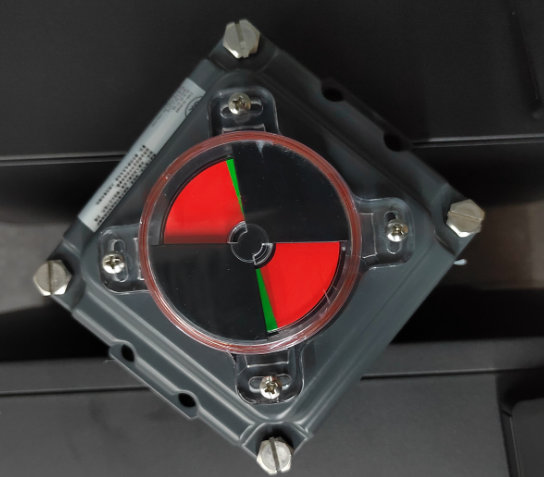
#> input picture data_samples/top/0000000000002_6.6.jpg, 544 x 477 px
$ python -i preprocess.py   (imports and definitions only)
#> lines starting #> are read from the running program, lines starting #| are printed output that depends on the picture; after the words box and inside, x2 and y2 are one past the last pixel; in counts of white or black regions, pixels touching at a corner belong together
import cv2
import numpy as np
from scipy.signal import find_peaks
from config import *

class Preprocessor:
    def __init__(self, notch_angles=None):
        """
        notch_angles: 两个缺口的中心角度（度），列表或None。
                      如果为None，则推理时中心圆区域全部挖空（不排除缺口）。
        """
        self.notch_angles = notch_angles

    # ================== 几何校正 ==================
    def correct_ellipse(self, img):
        """
        检测椭圆并校正为标准圆。自动排除过小的椭圆（如中心卡槽）。
        若失败则回退到中心裁剪+缩放。
        """
        gray = cv2.cvtColor(img, cv2.COLOR_BGR2GRAY)
        edges = cv2.Canny(gray, 50, 150)
        contours, _ = cv2.findContours(edges, cv2.RETR_EXTERNAL, cv2.CHAIN_APPROX_SIMPLE)

        if len(contours) == 0:
            print("警告：未找到轮廓，使用中心裁剪+缩放")
            return self._center_crop_resize(img)

        contours = sorted(contours, key=cv2.contourArea, reverse=True)
        h, w = img.shape[:2]
        min_side = min(h, w)
        min_axis_thresh = min_side * 0.6

        for cnt in contours:
            if cnt.shape[0] < 5:
                continue
            ellipse = cv2.fitEllipse(cnt)
            (cx, cy), (MA, ma), angle = ellipse
            if max(MA, ma) < min_axis_thresh:
                continue

            R = R_FIX
            scale = R / (MA / 2.0)
            cos_a = np.cos(np.deg2rad(angle))
            sin_a = np.sin(np.deg2rad(angle))
            Sy = MA / ma

            T_neg = np.array([[1, 0, -cx], [0, 1, -cy], [0, 0, 1]], dtype=np.float64)
            R_neg = np.array([[cos_a, sin_a, 0], [-sin_a, cos_a, 0], [0, 0, 1]], dtype=np.float64)
            S_y   = np.array([[1, 0, 0], [0, Sy, 0], [0, 0, 1]], dtype=np.float64)
            R_pos = np.array([[cos_a, -sin_a, 0], [sin_a, cos_a, 0], [0, 0, 1]], dtype=np.float64)
            S_scale = np.array([[scale, 0, 0], [0, scale, 0], [0, 0, 1]], dtype=np.float64)
            T_pos = np.array([[1, 0, R], [0, 1, R], [0, 0, 1]], dtype=np.float64)

            M = T_pos @ S_scale @ R_pos @ S_y @ R_neg @ T_neg
            affine_mat = M[:2, :]

            corrected = cv2.warpAffine(img, affine_mat, (IMG_SIZE, IMG_SIZE),
                                       flags=cv2.INTER_LINEAR,
                                       borderMode=cv2.BORDER_CONSTANT,
                                       borderValue=(128,128,128))
            return corrected

        print("警告：未找到足够大的椭圆轮廓，使用中心裁剪+缩放")
        return self._center_crop_resize(img)

    # [6 lines left out: function _center_crop_resize, not called in this run]

    # ================== 光照归一化 ==================
    def light_normalize(self, img):
        """对 V 通道做 CLAHE 以平衡光照，保持色相不变。"""
        hsv = cv2.cvtColor(img, cv2.COLOR_BGR2HSV)
        h, s, v = cv2.split(hsv)
        clahe = cv2.createCLAHE(clipLimit=2.0, tileGridSize=(8,8))
        v = clahe.apply(v)
        hsv = cv2.merge([h, s, v])
        return cv2.cvtColor(hsv, cv2.COLOR_HSV2BGR)

    # ================== 窗口边界拟合 ==================
    def fit_window_boundaries(self, img):
        """
        利用红绿粗分割在极坐标下统计像素分布，找到两个80°扇形窗口的精确起止角度。
        返回列表：[(w1_start, w1_end), (w2_start, w2_end)]，单位为度。
        """
        hsv = cv2.cvtColor(img, cv2.COLOR_BGR2HSV)
        # 红色两段
        mask_red1 = cv2.inRange(hsv, (0, 30, 30), (10, 255, 255))
        mask_red2 = cv2.inRange(hsv, (160, 30, 30), (180, 255, 255))
        mask_green = cv2.inRange(hsv, (40, 30, 30), (80, 255, 255))
        combined = cv2.bitwise_or(mask_red1, mask_red2)
        combined = cv2.bitwise_or(combined, mask_green)

        center = (R_FIX, R_FIX)
        angle_hist = np.zeros(360)
        for r in range(CENTER_R + 5, R_FIX - 5, 2):
            for theta_idx in range(360):
                rad = np.deg2rad(theta_idx)
                x = int(center[0] + r * np.cos(rad))
                y = int(center[1] + r * np.sin(rad))
                if 0 <= x < IMG_SIZE and 0 <= y < IMG_SIZE:
                    if combined[y, x] > 0:
                        angle_hist[theta_idx] += 1
        # 平滑
        angle_hist = np.convolve(angle_hist, np.ones(5)/5, mode='same')

        # 滑动窗口（宽度80°）求和，寻找两个峰（应间隔约180°）
        window_sum = np.convolve(angle_hist, np.ones(int(WINDOW_ANGLE)), mode='same')
        peaks = []
        temp = window_sum.copy()
        for _ in range(2):
            idx = np.argmax(temp)
            peaks.append(idx)
            temp[max(0, idx - 80):min(360, idx + 80)] = 0
        peaks.sort()
        w1c = peaks[0]
        w2c = peaks[1]
        w1c_corr = (w1c + (w2c - 180)) / 2 % 360
        w2c_corr = (w1c_corr + 180) % 360

        w1_start = (w1c_corr - WINDOW_ANGLE/2) % 360
        w1_end   = (w1c_corr + WINDOW_ANGLE/2) % 360
        w2_start = (w2c_corr - WINDOW_ANGLE/2) % 360
        w2_end   = (w2c_corr + WINDOW_ANGLE/2) % 360

        return [(w1_start, w1_end), (w2_start, w2_end)]

    # ================== 缺口标定（基于多张真实图） ==================
    # [38 lines left out: functions calibrate_notches, _get_red_mask, not called in this run]

    def _get_green_mask(self, img):
        hsv = cv2.cvtColor(img, cv2.COLOR_BGR2HSV)
        return cv2.inRange(hsv, (40, 50, 30), (80, 255, 255))

    # ================== 掩膜生成 ==================
    # [9 lines left out: function _angle_in_range, not called in this run]

    def _create_individual_masks(self, window_angles):
        """
        根据两个窗口的角度范围，生成两个独立掩膜。
        每个掩膜：包含对应80°扇形，但挖掉中心卡槽圆区，并根据标定挖掉缺口区域。
        """
        center = (R_FIX, R_FIX)
        masks = []
        for start, end in window_angles:
            mask = np.zeros((IMG_SIZE, IMG_SIZE), dtype=np.uint8)
            cv2.ellipse(mask, center, (R_FIX-2, R_FIX-2), 0, start, end, 255, -1)
            cv2.circle(mask, center, CENTER_R, 0, -1)
            if self.notch_angles is not None:
                for notch_angle in self.notch_angles:
                    notch_half = 12  # 缺口宽度的一半（度），可配置
                    if self._angle_in_range(notch_angle, start, end):
                        cv2.ellipse(mask, center, (CENTER_R, CENTER_R), 0,
                                    notch_angle - notch_half,
                                    notch_angle + notch_half, 0, -1)
            masks.append(mask)
        return masks[0], masks[1]

    # ================== 红绿像素提取（直方图双峰法） ==================
    def extract_rg_hist(self, img, window_mask):
        """基于 H 直方图双峰分割红绿像素，鲁棒性强，无需 K‑Means"""
        hsv = cv2.cvtColor(img, cv2.COLOR_BGR2HSV)
        # 排除高光
        highlight_mask = cv2.inRange(hsv, (0, 0, HIGHLIGHT_V_LOW), (180, HIGHLIGHT_S_MAX, 255))
        valid_mask = cv2.bitwise_and(window_mask, cv2.bitwise_not(highlight_mask))
        y, x = np.where(valid_mask > 0)
        if len(y) < 100:
            return 0, 0

        H = hsv[y, x, 0].astype(np.float32)
        S = hsv[y, x, 1].astype(np.float32)
        V = hsv[y, x, 2].astype(np.float32)

        # 黑色像素：V < 60 且 S < 50
        black_mask = (V < 60) & (S < 50)
        # 彩色像素（红/绿）
        color_mask = (~black_mask) & (S > 40)
        H_color = H[color_mask]

        if len(H_color) < 50:
            # 尝试宽松一点
            color_mask = (~black_mask) & (S > 30)
            H_color = H[color_mask]
        if len(H_color) < 50:
            return 0, 0

        # 直方图统计
        hist, bins = np.histogram(H_color, bins=90, range=(0, 180))
        hist_smooth = np.convolve(hist, np.ones(3)/3, mode='same')

        # 扩展以处理红色环绕
        hist_ext = np.concatenate([hist_smooth[-20:], hist_smooth, hist_smooth[:20]])
        peaks, _ = find_peaks(hist_ext, distance=15, height=np.max(hist_ext)*0.1)

        if len(peaks) < 2:
            # 回退：根据经验阈值
            red_count = np.sum((H_color < 20) | (H_color > 160))
            green_count = np.sum((H_color > 40) & (H_color < 80))
            return red_count, green_count

        # 将峰值映射回 0~180
        peak_vals = [(p - 20) % 180 for p in peaks]
        red_peak = None
        green_peak = None
        for p in peak_vals:
            if p < 20 or p > 160:
                red_peak = p
            elif 40 < p < 80:
                green_peak = p

        if red_peak is None or green_peak is None:
            red_count = np.sum((H_color < 20) | (H_color > 160))
            green_count = np.sum((H_color > 40) & (H_color < 80))
            return red_count, green_count

        # 环形距离
        def circ_dist(h, target):
            d = np.abs(h - target)
            return np.minimum(d, 180 - d)

        dist_red = circ_dist(H_color, red_peak)
        dist_green = circ_dist(H_color, green_peak)
        red_mask = dist_red < dist_green
        red_count = np.sum(red_mask)
        green_count = np.sum(~red_mask)

        return red_count, green_count

    # ================== 主处理流程 ==================
    def process(self, img):
        """
        完整预处理流水线，返回 (R, G) 特征。
        """
        img_corr = self.correct_ellipse(img)
        img_eq = self.light_normalize(img_corr)
        window_angles = self.fit_window_boundaries(img_eq)
        if window_angles is None or len(window_angles) != 2:
            raise RuntimeError("无法定位两个对称扇形窗口，请检查输入图像。")
        mask1, mask2 = self._create_individual_masks(window_angles)
        R1, G1 = self.extract_rg_hist(img_eq, mask1)
        R2, G2 = self.extract_rg_hist(img_eq, mask2)
        R = (R1 + R2) / 2.0
        G = (G1 + G2) / 2.0
        return R, G
# [1 line not run here, left out]

>>> import cv2
>>> picture = cv2.imread('top/0000000000002_6.6.jpg')
#> picture is the input picture: shape (477, 544, 3); mean B, G, R 54.2, 54.5, 60.9
>>> result = Preprocessor().process(picture)
#> in correct_ellipse, `edges = cv2.Canny(gray, 50, 150)`:
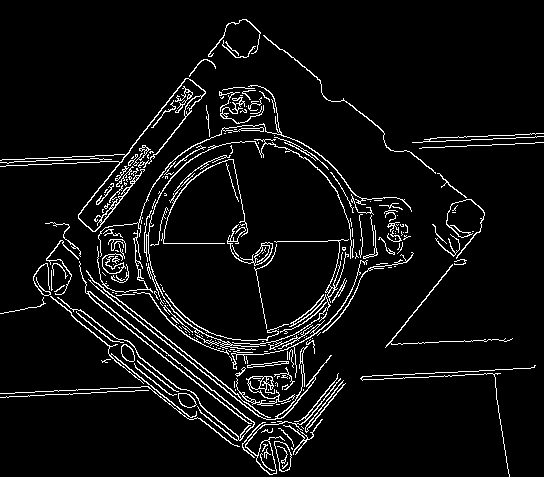
#> edges: shape (477, 544); 5.9% white in thin lines or dots
#> in correct_ellipse, `contours, _ = cv2.findContours(edges, cv2.RETR_EXTERNAL, cv2.CHAIN_APP..`: contours = 221 contours, 171 with area under 20; largest, box (x1, y1, x2, y2) and area: (245, 373, 341, 475) 528, (0, 78, 206, 232) 510, (57, 261, 255, 441) 424, (274, 441, 292, 472) 345, (236, 376, 295, 406) 341
#> the loop in correct_ellipse, `for cnt in contours:` made 1 pass
#> (cx, cy, MA, ma, angle, R, scale, cos_a) on pass 1: (354.3, 268.3, 88.07, 404.5, 28.17, 400, 9.08, 0.882)
#> in light_normalize, `h, s, v = cv2.split(hsv)`:
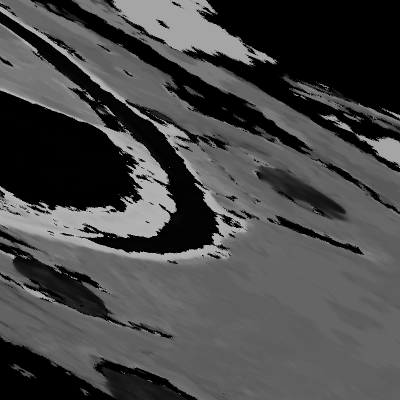
#> h: shape (800, 800) (shown at 1/2 size); min 0, max 179, mean 71.6
#> in light_normalize, `h, s, v = cv2.split(hsv)`:
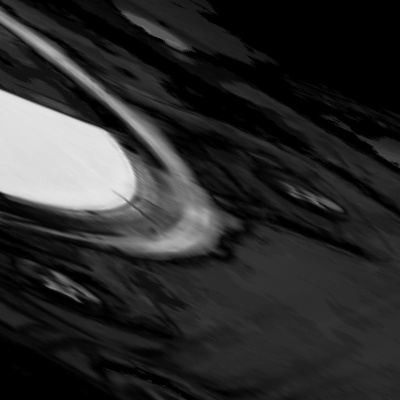
#> s: shape (800, 800) (shown at 1/2 size); min 0, max 245, mean 44
#> in light_normalize, `return cv2.cvtColor(hsv, cv2.COLOR_HSV2BGR)`:
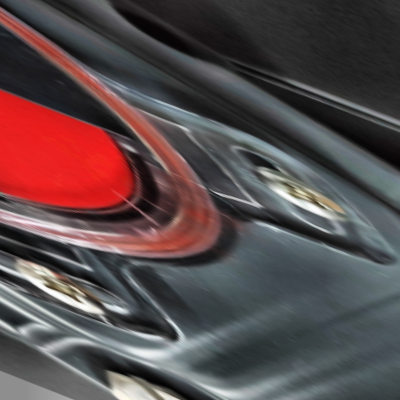
#> returned value: shape (800, 800, 3) (shown at 1/2 size); mean B, G, R 75.6, 74.3, 89
#> in fit_window_boundaries, `combined = cv2.bitwise_or(mask_red1, mask_red2)`:
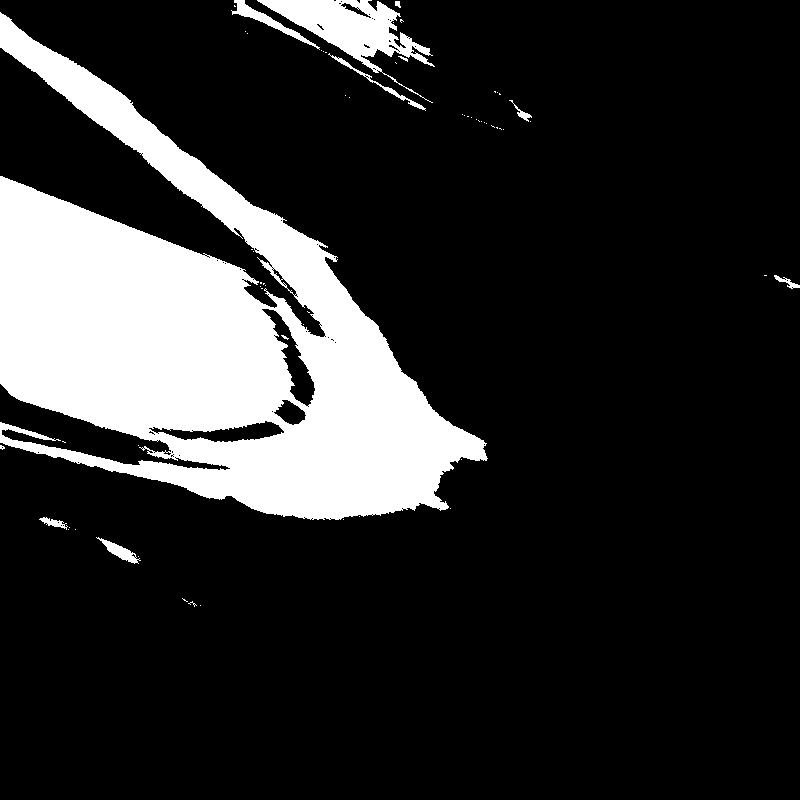
#> combined: shape (800, 800); 17.7% white; 63 white regions (53 under 20 px), largest, box (x1, y1, x2, y2) and area: (0, 12, 488, 520) 105643, (257, 0, 435, 103) 5425, (231, 0, 320, 50) 689
#> in process, `window_angles = self.fit_window_boundaries(img_eq)`: window_angles = [(25.5, 105.5), (205.5, 285.5)]
#> the loop in _create_individual_masks, `for start, end in window_angles:` made 2 passes
#> after the loop in _create_individual_masks, `for start, end in window_angles:`:
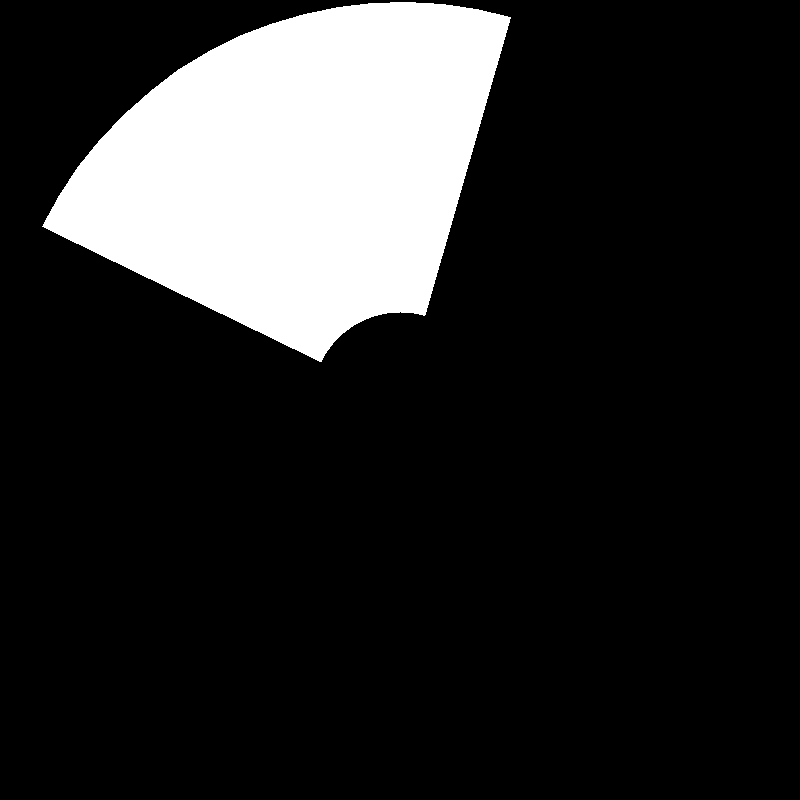
#> mask: shape (800, 800); 16.5% white; 1 white region, box (x1, y1, x2, y2) and area: (42, 2, 511, 362) 105694
#> after the loop in _create_individual_masks, `for start, end in window_angles:`: masks = 2 items
#> in extract_rg_hist, `highlight_mask = cv2.inRange(hsv, (0, 0, HIGHLIGHT_V_LOW), (180, HIGHL..`:
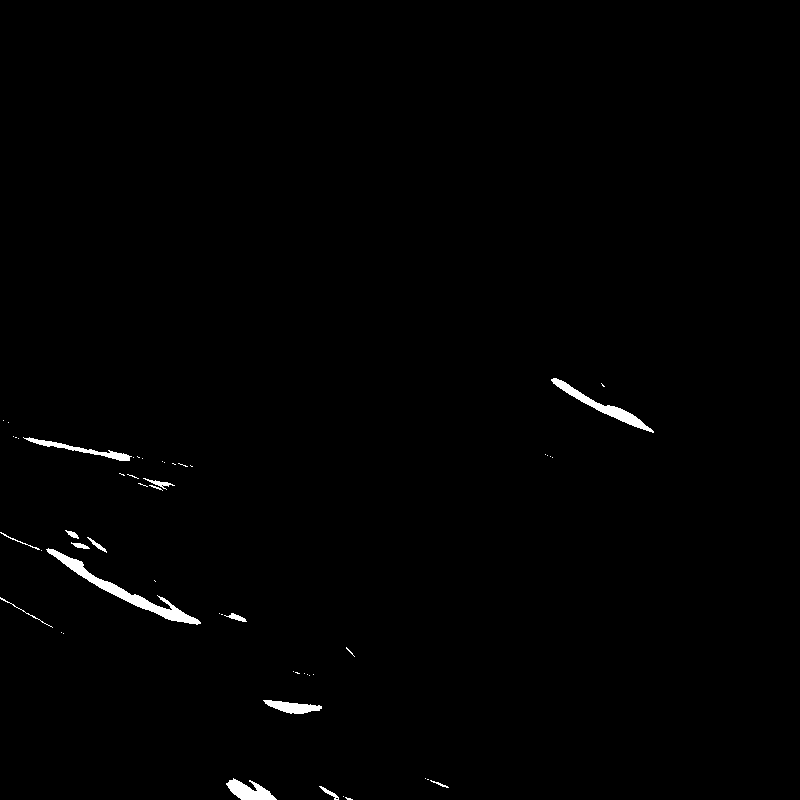
#> highlight_mask: shape (800, 800); 0.75% white; 53 white regions (38 under 20 px), largest, box (x1, y1, x2, y2) and area: (46, 548, 201, 625) 1561, (551, 378, 654, 433) 898, (226, 778, 277, 800) 612
#> in extract_rg_hist, `hist, bins = np.histogram(H_color, bins=90, range=(0, 180))`: hist = 90 values, max 14520 at index 50, min 0 at index 3, mean 663.3; bins = 91 values from 0 to 180
#> in extract_rg_hist, `hist_smooth = np.convolve(hist, np.ones(3)/3, mode='same')`: hist_smooth = 90 values, max 11327 at index 50, min 0 at index 4, mean 661
#> in extract_rg_hist, `hist_ext = np.concatenate([hist_smooth[-20:], hist_smooth, hist_smooth..`: hist_ext = 130 values, max 11327 at index 70, min 0 at index 0, mean 468.2
#> in extract_rg_hist, `peaks, _ = find_peaks(hist_ext, distance=15, height=np.max(hist_ext)*0..`: peaks = [70]
#> in extract_rg_hist, `red_count = np.sum((H_color < 20) | (H_color > 160))`: red_count = 1482
#> in extract_rg_hist, `green_count = np.sum((H_color > 40) & (H_color < 80))`: green_count = 0
#> in process, `R1, G1 = self.extract_rg_hist(img_eq, mask1)`: R1 = 1482; G1 = 0
#> the loop in extract_rg_hist (call 2), `for p in peak_vals:` made 3 passes
#> (p, green_peak) on pass 2: (51, 51)
#> in process, `R2, G2 = self.extract_rg_hist(img_eq, mask2)`: R2 = 25227; G2 = 6710
#> in process, `R = (R1 + R2) / 2.0`: R = 13354.5
#> in process, `G = (G1 + G2) / 2.0`: G = 3355
#> result = (13354.5, 3355)

$ run again, on data_samples/top/0000000000025_80.0.jpg
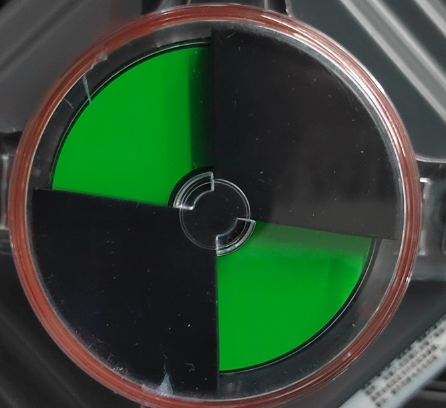
#> input picture data_samples/top/0000000000025_80.0.jpg, 446 x 408 px
#> picture is the input picture: shape (408, 446, 3); mean B, G, R 52.7, 73.2, 52.3
#> in correct_ellipse, `edges = cv2.Canny(gray, 50, 150)`:
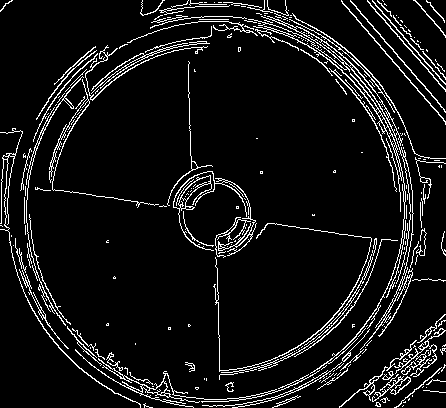
#> edges: shape (408, 446); 7.8% white in thin lines or dots
#> contours = 245 contours, 203 with area under 20; largest, box (x1, y1, x2, y2) and area: (261, 16, 414, 350) 839, (253, 26, 406, 374) 576, (173, 171, 257, 256) 501, (75, 349, 320, 408) 426, (372, 374, 411, 402) 196
#> the loop in correct_ellipse, `for cnt in contours:` made 1 pass
#> (cx, cy, MA, ma, angle, R, scale, cos_a) on pass 1: (168.9, 228, 442.8, 490.4, 69.43, 400, 1.81, 0.351)
#> mask_red1: shape (800, 800); 8.9% white; 68 white regions (63 under 20 px), largest, box (x1, y1, x2, y2) and area: (121, 0, 800, 727) 55970, (719, 548, 748, 571) 438, (751, 223, 761, 243) 35, (780, 425, 785, 436) 31, (760, 244, 765, 254) 20
#> mask_red2: shape (800, 800); 0.87% white; 195 white regions (155 under 20 px), largest, box (x1, y1, x2, y2) and area: (339, 664, 503, 715) 787, (300, 677, 392, 720) 454, (217, 596, 293, 672) 393
#> mask_green: shape (800, 800); 16.9% white; 112 white regions (106 under 20 px), largest, box (x1, y1, x2, y2) and area: (195, 53, 471, 363) 56825, (477, 389, 743, 666) 50857, (225, 182, 238, 205) 57, (444, 319, 463, 331) 54, (217, 192, 228, 204) 43, (751, 110, 758, 118) 20
#> window_angles = [(13.5, 93.5), (193.5, 273.5)]
#> the loop in _create_individual_masks, `for start, end in window_angles:` made 2 passes
#> after the loop in _create_individual_masks, `for start, end in window_angles:`: masks = 2 items
#> mask1: shape (800, 800); 16.5% white; 1 white region, box (x1, y1, x2, y2) and area: (372, 421, 787, 799) 105695
#> in extract_rg_hist, `highlight_mask = cv2.inRange(hsv, (0, 0, HIGHLIGHT_V_LOW), (180, HIGHL..`:
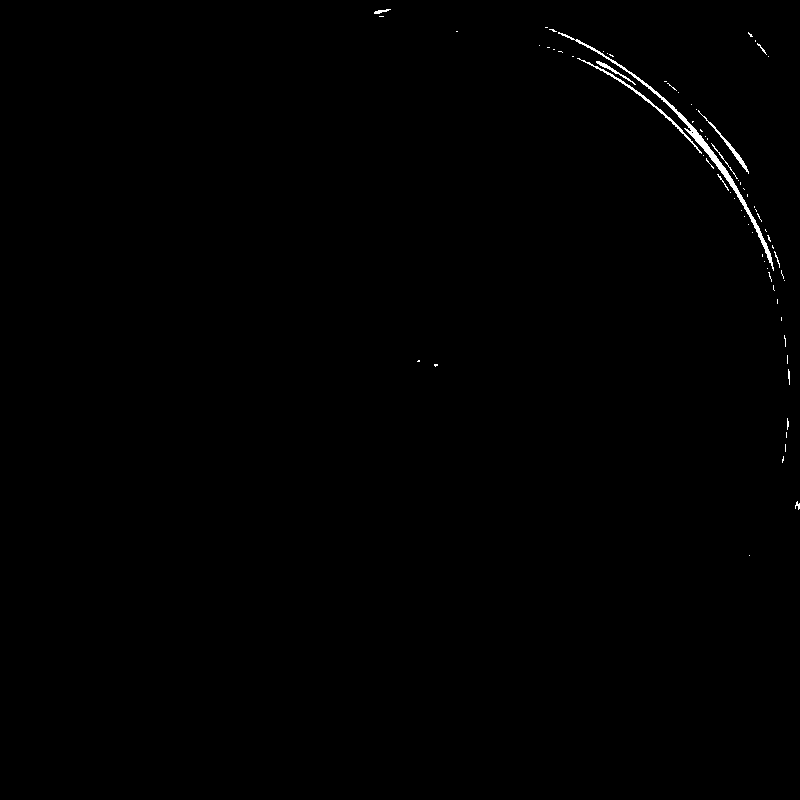
#> highlight_mask: shape (800, 800); 0.37% white; 71 white regions (60 under 20 px), largest, box (x1, y1, x2, y2) and area: (558, 32, 774, 271) 1230, (577, 58, 702, 154) 350, (698, 110, 749, 174) 209
#> valid_mask: shape (800, 800); 16.5% white; 1 white region, box (x1, y1, x2, y2) and area: (372, 421, 787, 799) 105694
#> hist = 90 values, max 20177 at index 32, min 0 at index 8, mean 761.9; bins = 91 values from 0 to 180
#> hist_smooth = 90 values, max 12673.7 at index 33, min 0 at index 9, mean 753.8
#> hist_ext = 130 values, max 12673.7 at index 53, min 0 at index 0, mean 596.5
#> peaks = [21, 53, 76, 111]
#> peak_vals = [1, 33, 56, 91]
#> the loop in extract_rg_hist, `for p in peak_vals:` made 4 passes
#> (p, green_peak) on pass 3: (56, 56)
#> in extract_rg_hist, `red_count = np.sum(red_mask)`: red_count = 10510
#> in extract_rg_hist, `green_count = np.sum(~red_mask)`: green_count = 58065
#> R1 = 10510; G1 = 58065
#> valid_mask: shape (800, 800); 16.5% white; 1 white region, box (x1, y1, x2, y2) and area: (14, 2, 429, 380) 105652
#> the loop in extract_rg_hist (call 2), `for p in peak_vals:` made 3 passes
#> (p, red_peak) on pass 1: (2, 2)
#> R2 = 17571; G2 = 43866
#> in process, `R = (R1 + R2) / 2.0`: R = 14040.5
#> G = 50965.5
#> result = (14040.5, 50965.5)
